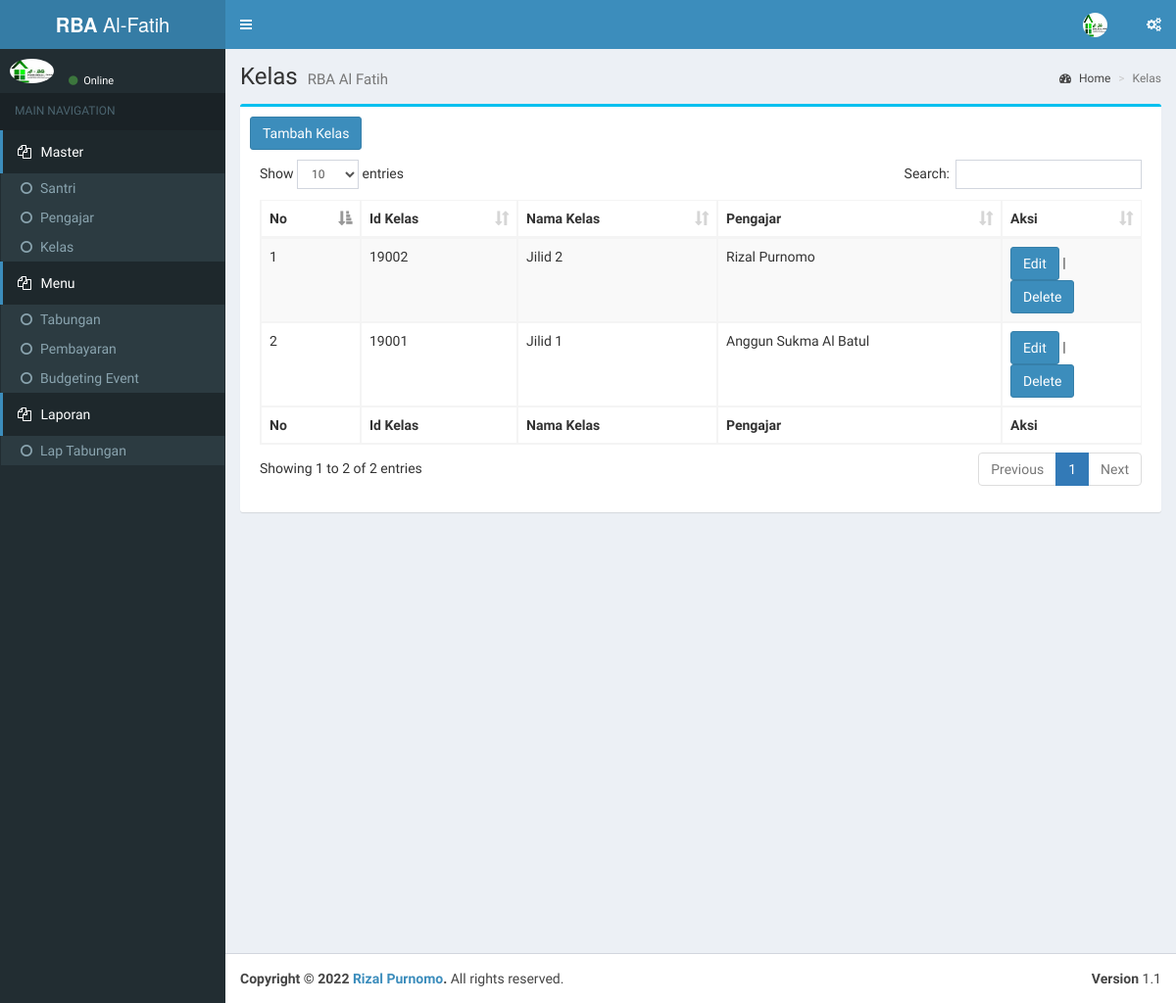
Before: /index.php/kelas with the older database file.
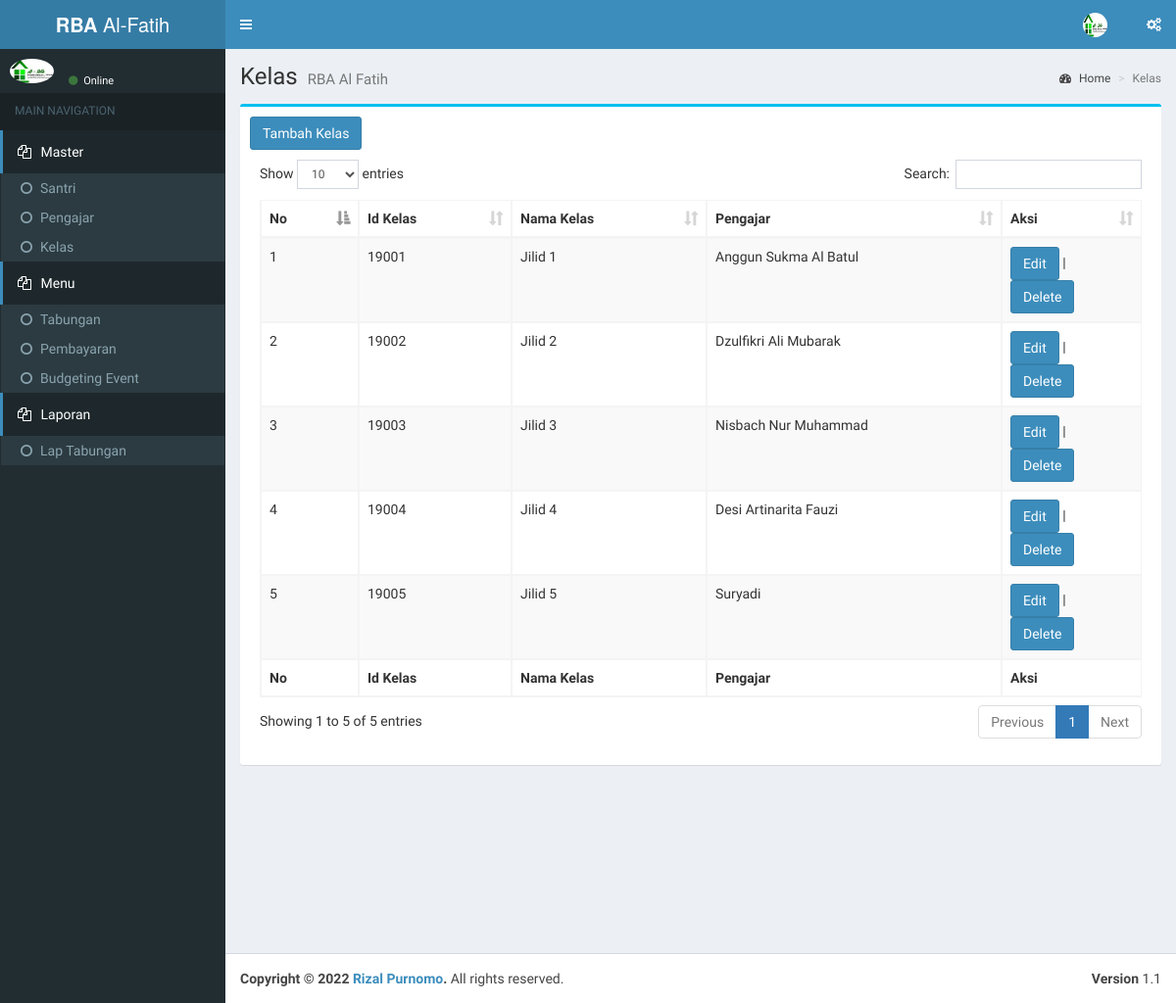
After: the same page with the newer database file.
### tables this page shows
CREATE TABLE `tblkelas` (
  `id` int(11) NOT NULL AUTO_INCREMENT,
  `idKelas` varchar(5) DEFAULT NULL,
  `namaKelas` varchar(50) DEFAULT NULL,
  `idUser` varchar(5) DEFAULT NULL,
  PRIMARY KEY (`id`)
);

CREATE TABLE `tbluser` (
  `id` int(11) NOT NULL AUTO_INCREMENT,
  `iduser` varchar(5) DEFAULT NULL,
  `user` varchar(20) DEFAULT NULL,
  `realname` varchar(50) DEFAULT NULL,
  `password` varchar(50) DEFAULT NULL,
  `jnsKel` varchar(5) DEFAULT NULL,
  `level` varchar(20) DEFAULT NULL,
  `foto` varchar(50) DEFAULT NULL,
  PRIMARY KEY (`id`)
);

### application/controllers/Kelas.php (called while the page is built, shortened)
<?php
class Kelas extends CI_Controller {
	public function __construct(){
		$this->load->model(array('kelas_model','user_model'));
    }
	public function index(){
		$data['kelas'] = $this->kelas_model->getAllKelas();
		$this->load->view('master/view_kelas',$data);
	}
}

### index.php (called while the page is built, shortened)
<?php
require_once BASEPATH.'core/CodeIgniter.php';

### application/models/Kelas_model.php (called while the page is built, shortened)
<?php
class Kelas_model extends CI_Model {
	public function getAllKelas(){
		$sql = "SELECT * FROM tblkelas a
            INNER JOIN tbluser b ON a.iduser=b.iduser";
		$qry = $this->db->query($sql);
		return $qry->result_array();
	}
}

### application/views/master/view_kelas.php (the view, shortened to what this page needs)
<?php $this->load->view('header'); ?>
  <?php $this->load->view('sidebar'); ?>
  <div class="content-wrapper">
  	<section class="content-header">
  		<h1>
  			Kelas
  			<small>RBA Al Fatih</small>
  		</h1>
  		<ol class="breadcrumb">
  			<li><a href="<?php echo base_url('home/dashboard');?>"><i class="fa fa-dashboard"></i> Home</a></li>
  			<li class="active">Kelas</li>
  		</ol>
  	</section>
  	<section class="content">
  		<div class="row">
  			<div class="col-sm-12">
  				<div class="box box-info">
  					<div class="box-body">
                      <a class="btn btn-large btn-primary" href="<?php echo base_url('kelas/add');?>">Tambah Kelas</a>
                      <div class="box-body table-responsive">
                        <table id="example1" class="table table-bordered table-striped">
                                <thead>
                                    <tr>
                                        <th>No</th>
                                        <th>Id Kelas</th>
                                        <th>Nama Kelas</th>
                                        <th>Pengajar</th>
                                        <th>Aksi</th>
                                    </tr>
                                </thead>
                                <tbody>
                                <?php  if(!empty($kelas)){for($a=0; $a<count($kelas); $a++){?>
                                <?php $idKelas = $kelas[$a]['idKelas']; ?>
                                <tr id="kelas<?php echo $idKelas; ?>">
                                    <td><?php echo $a+1 ?></td>
                                    <td><?php echo $idKelas ?></td>
                                    <td><?php echo $kelas[$a]['namaKelas'] ?></td>
                                    <td><?php echo $kelas[$a]['realname'] ?></td>
                                    <td width="125px">
                                        <a class="btn btn-large btn-primary"
                                            href="javascript:selectKelas('kelas<?php echo $kelas[$a]['idKelas']; ?>')">Edit</a>
                                        | <a class="btn btn-large btn-primary"
                                            href="javascript:deleteKelas('kelas<?php echo $kelas[$a]['idKelas']; ?>')">Delete</a>
                                    </td>
                                </tr>
                                <?php }} ?>
                                </tbody>
                                <tfoot>
                                    <tr>
                                      <th>No</th>
                                      <th>Id Kelas</th>
                                      <th>Nama Kelas</th>
                                      <th>Pengajar</th>
                                      <th>Aksi</th>
                                    </tr>
                                </tfoot>
                            </table>
                      </div>
  					</div>
  				</div>
  			</div>
  		</div>
  	</section>
  </div>
  <?php $this->load->view('footer'); ?>

### application/views/header.php (shortened to what this page needs)
<!DOCTYPE html>
<html>
<?php $this->load->view('head'); ?>
<body class="hold-transition skin-blue sidebar-mini" >
<div class="wrapper">
  <header class="main-header">
    <a href="<?php echo base_url('home/dashboard'); ?>" class="logo">
      <span class="logo-lg"><b>RBA </b>Al-Fatih</span>
    </a>
    <nav class="navbar navbar-static-top">
      <a href="#" class="sidebar-toggle" data-toggle="offcanvas" role="button">
      </a>
      <div class="navbar-custom-menu">
        <ul class="nav navbar-nav">
          <li class="dropdown user user-menu">
            <a href="#" class="dropdown-toggle" data-toggle="dropdown">
              <img src="
                <?php
                  if ($this->session->userdata('foto')=="") {
                    echo base_url('assets/images/logo.png');
                  }else{
                    echo base_url('assets/images/').$this->session->userdata('foto');
                  }
                ?>
                " class="user-image" alt="User Image">
            </a>
          </li>
          <li>
            <a href="#" data-toggle="control-sidebar"><i class="fa fa-gears"></i></a>
          </li>
        </ul>
      </div>
    </nav>
  </header>

### application/views/head.php (shortened to what this page needs)
<head>
  <link rel="stylesheet" href="<?php echo base_url() ?>assets/bootstrap/css/bootstrap.min.css">
  <link rel="stylesheet" href="https://cdnjs.cloudflare.com/ajax/libs/font-awesome/4.5.0/css/font-awesome.min.css">
  <link rel="stylesheet" href="https://cdnjs.cloudflare.com/ajax/libs/ionicons/2.0.1/css/ionicons.min.css">
  <link rel="stylesheet" href="<?php echo base_url() ?>assets/plugins/datatables/dataTables.bootstrap.css">
  <link rel="stylesheet" href="<?php echo base_url() ?>assets/dist/css/AdminLTE.min.css">
  <link rel="stylesheet" href="<?php echo base_url() ?>assets/dist/css/skins/_all-skins.min.css">
  <link rel="stylesheet" href="<?php echo base_url() ?>assets/plugins/daterangepicker/daterangepicker.css">
  <link rel="stylesheet" href="<?php echo base_url() ?>assets/plugins/datepicker/datepicker3.css">
  <link rel="stylesheet" href="<?php echo base_url() ?>assets/plugins/iCheck/all.css">
  <link rel="stylesheet" href="<?php echo base_url() ?>assets/plugins/colorpicker/bootstrap-colorpicker.min.css">
  <link rel="stylesheet" href="<?php echo base_url() ?>assets/plugins/timepicker/bootstrap-timepicker.min.css">
  <link rel="stylesheet" href="<?php echo base_url() ?>assets/plugins/select2/select2.min.css">
  <link rel="stylesheet" href="<?php echo base_url().'assets/bootstrap/css/jquery-ui.css'?>">
</head>

### application/views/sidebar.php (shortened to what this page needs)
<aside class="main-sidebar">
  <section class="sidebar">
    <div class="user-panel">
      <div class="pull-left image">
        <img src="
          <?php
          if ($this->session->userdata('foto') == "") {
            echo base_url('assets/images/logo.png');
          } else {
            echo base_url('assets/images/') . $this->session->userdata('username') . '.jpg';
          }
          ?>
          " class="img-circle" alt="User Image">
      </div>
      <div class="pull-left info">
        <a href="#"><i class="fa fa-circle text-success"></i> Online</a>
      </div>
    </div>
    <ul class="sidebar-menu">
      <li class="header">MAIN NAVIGATION</li>
      <li class="treeview active">
        <a href="#">
          <i class="fa fa-files-o"></i>
          <span>Master</span>
        </a>
        <ul class="treeview-menu">
          <li><a href="<?php echo base_url('santri'); ?>"><i class="fa fa-circle-o"></i>Santri</a></li>
          <li><a href="<?php echo base_url('user'); ?>"><i class="fa fa-circle-o"></i>Pengajar</a></li>
          <li><a href="<?php echo base_url('kelas'); ?>"><i class="fa fa-circle-o"></i>Kelas</a></li>
        </ul>
      </li>
      <li class="treeview active">
        <a href="#">
          <i class="fa fa-files-o"></i>
          <span>Menu</span>
        </a>
        <ul class="treeview-menu">
          <li><a href="<?php echo base_url('tabungan'); ?>"><i class="fa fa-circle-o"></i>Tabungan</a></li>
          <li><a href="<?php echo base_url('pembayaran'); ?>"><i class="fa fa-circle-o"></i>Pembayaran</a></li>
          <li><a href="<?php echo base_url('budgeting'); ?>"><i class="fa fa-circle-o"></i>Budgeting Event</a></li>
        </ul>
      </li>
      <li class="treeview active">
        <a href="#">
          <i class="fa fa-files-o"></i>
          <span>Laporan</span>
        </a>
        <ul class="treeview-menu">
          <li><a href="<?php echo base_url('tabungan/laporan'); ?>"><i class="fa fa-circle-o"></i>Lap Tabungan</a></li>
        </ul>
      </li>
    </ul>
  </section>
</aside>

### application/views/footer.php (shortened to what this page needs)
<footer class="main-footer">
	<div class="pull-right hidden-xs">
		<b>Version</b> 1.1
	</div>
	<strong>Copyright &copy; <?php echo date('Y'); ?> <a href="https://www.instagram.com/rizalpurnomo114/">Rizal Purnomo</a>.</strong> All rights reserved.
</footer>
</div>
</body>
</html>

Changed rows visible on the page:
removed tblkelas: idKelas "19002", namaKelas "Jilid 2", tbluser.realname "Rizal Purnomo"
added tblkelas: idKelas "19002", namaKelas "Jilid 2", tbluser.realname "Dzulfikri Ali Mubarak"
added tblkelas: idKelas "19003", namaKelas "Jilid 3", tbluser.realname "Nisbach Nur Muhammad"
added tblkelas: idKelas "19004", namaKelas "Jilid 4", tbluser.realname "Desi Artinarita Fauzi"
added tblkelas: idKelas "19005", namaKelas "Jilid 5", tbluser.realname "Suryadi"
Other visible differences:
text written by a page script: "Show entries Search: Showing 1 to 2 of 2 entries Previous 1 Next" → "Show entries Search: Showing 1 to 5 of 5 entries Previous 1 Next"
